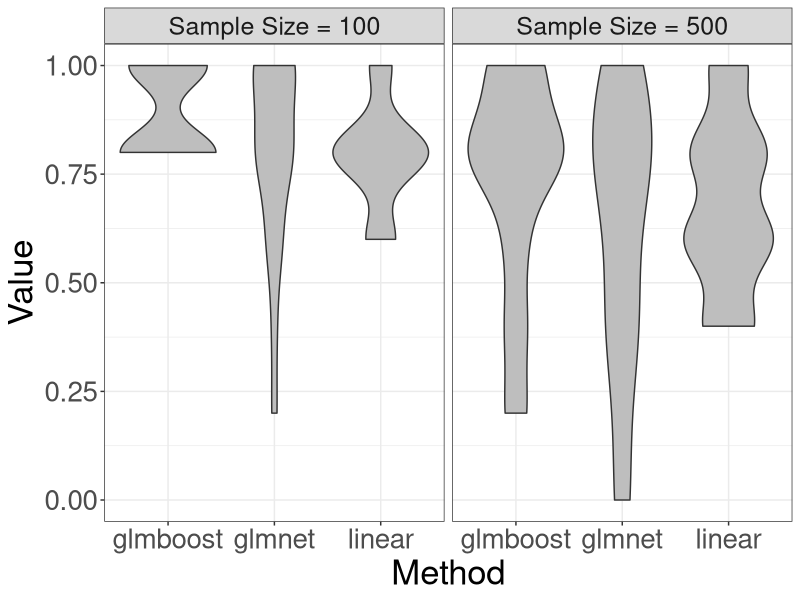

Generate this figure with R:

library(ggplot2)
library(gridExtra)
## Sample size 100
mu <- c(1, 1, 1, 1, 1, 2, 2, 2, 2, 2, 3, 3, 3, 3, 3, 4, 4, 4, 4, 4)
tau <- c(1, 2, 3, 4, 5, 1, 2, 3, 4, 5, 1, 2, 3, 4, 5, 1, 2, 3, 4, 5)
## linear
linear <- c(0.6, 0.6, 0.6, 0.8, 0.6, 0.8, 0.8, 0.8, 0.8, 1, 0.8, 0.8, 0.8, 0.8, 1, 0.8, 0.8, 0.8, 0.8, 1)
## glmnet
glmnet <- c(1, 1, 1, 1, 1, 0.8, 0.6, 0.2, 0.8, 0.8, 0.8, 1, 0.6, 0.8, 1, 1, 0.8, 0.4, 0.8, 0.6)
## glmboost
glmboost <- c(0.8, 0.8, 0.8, 0.8, 0.8, 1, 1, 1, 0.8, 1, 0.8, 0.8, 0.8, 0.8, 1, 1, 1, 1, 0.8, 1)

data_100 <- data.frame(
  Method = rep(c("linear", "glmnet", "glmboost"), each = length(linear)),
  Value = c(linear, glmnet, glmboost),
  SampleSize = rep("100", each = length(linear))
)

## Sample size 500
mu <- c(1, 1, 1, 1, 1, 2, 2, 2, 2, 2, 3, 3, 3, 3, 3, 4, 4, 4, 4, 4)
tau <- c(1, 2, 3, 4, 5, 1, 2, 3, 4, 5, 1, 2, 3, 4, 5, 1, 2, 3, 4, 5)
## linear
linear <- c(0.6, 0.6, 0.6, 0.8, 0.6, 0.8, 0.8, 0.8, 1, 0.8, 0.4, 0.4, 0.4, 1, 0.4, 0.6, 0.6, 0.6, 1, 0.8)
## glmnet
glmnet <- c(0.8, 0.8, 1, 1, 0.8, 0.8, 0.8, 0, 0.4, 0.8, 0.4, 0.8, 1, 0.4, 0.4, 0.6, 0.6, 0, 0.2, 1)
## glmboost
glmboost <- c(0.8, 0.8, 0.8, 1, 1, 0.8, 0.8, 0.8, 1, 0.8, 0.4, 0.2, 0.2, 1, 0.4, 0.8, 0.6, 0.6, 1, 0.8)

data_500 <- data.frame(
  Method = rep(c("linear", "glmnet", "glmboost"), each = length(linear)),
  Value = c(linear, glmnet, glmboost),
  SampleSize = rep("500", each = length(linear))
)

combined_data <- rbind(data_100, data_500)

# Plot with facets
ggplot(combined_data, aes(x = Method, y = Value, fill = Method)) +
  geom_violin(fill = 'gray') +
  labs(x = "Method",
       y = "Value") +
  facet_wrap(~ SampleSize, ncol = 2, labeller = as_labeller(c("100" = "Sample Size = 100", "500" = "Sample Size = 500"))) +
  theme_bw() +
  theme(axis.text.x = element_text(size = 20), 
        axis.text.y = element_text(size = 20),
        axis.title = element_text(size = 25), 
        strip.text = element_text(size = 18),
        text = element_text(size = 20))
